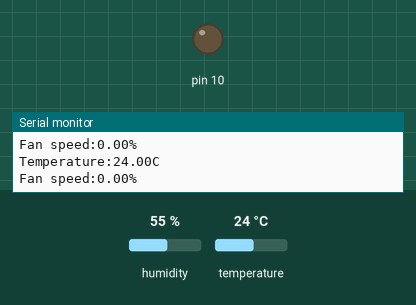
The sketch below on a simulated Arduino Uno, built with avr-gcc and run on an emulated ATmega328P. Parts: output pins drawn as LEDs (lit = HIGH), the last lines printed to the serial monitor. The test bench sets the inputs (shaded band); at power-on: temperature 24 °C, humidity 55 %.

Above: at 2.9 s.
3.0 s: temperature set to 28 °C
At 4.6 s:
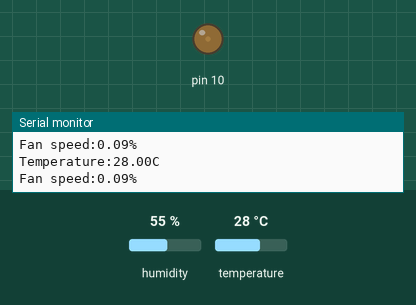
5.7 s: temperature set to 41 °C
At 7.0 s:
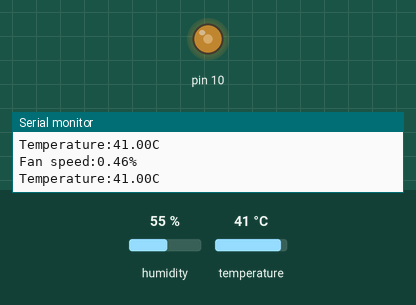
8.4 s: temperature set to 12 °C
At 10.8 s:
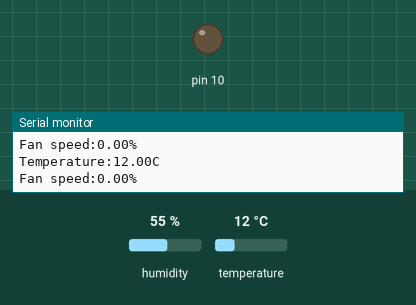
Timing chart, 0 to 12.3 s (numbered marks = the images above; inputs shaded):
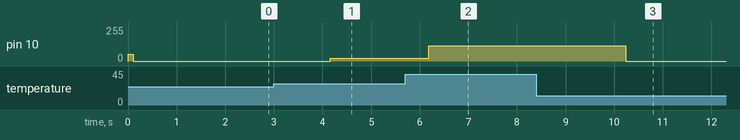

Measured:
- after the input at 3.0 s, pin 10: 0/255 → 22/255 after 1.2 s
- after the input at 5.7 s, pin 10: 22/255 → 116/255 after 0.48 s
- after the input at 8.4 s, pin 10: 116/255 → 0/255 after 1.8 s

The sketch:

firmware.ino
```cpp
#include "DHT.h"

#define DHTPIN 4
#define DHTTYPE DHT22

DHT dht(DHTPIN, DHTTYPE);

void setup() {
  Serial.begin(9600);
  dht.begin();


  pinMode(10,OUTPUT); //1B
  setupTimer();

  setPWM(0.2f);
}

void loop() {
  delay(100);

  float temp = dht.readTemperature();
  float percent = temperaturaParaPorcentagem(temp);

  Serial.print("Temperature:");
  Serial.print(temp);
  Serial.println("C");

  Serial.print("Fan speed:");
  Serial.print(percent);
  Serial.println("%");

  setPWM(percent);
}


float temperaturaParaPorcentagem(float temperatura) {
    if (temperatura < 25) {
        return 0.0f;
    } else if (temperatura > 60) {
        return 1.0f;
    } else {
        return ((float)(temperatura - 25) / (60 - 25));
    }
}

void setupTimer(){
    TCCR1A = (1 << COM1A1) | (1 << COM1B1) | (1 << WGM11);
    TCCR1B = (1 << CS10) | (1 << WGM13);
    ICR1 = 320;
    OCR1A = 0;
    OCR1B = 0;
}

void setPWM(float f){
    f=f<0?0:f>1?1:f;
    OCR1B = (uint16_t)(320*f);
}
```
